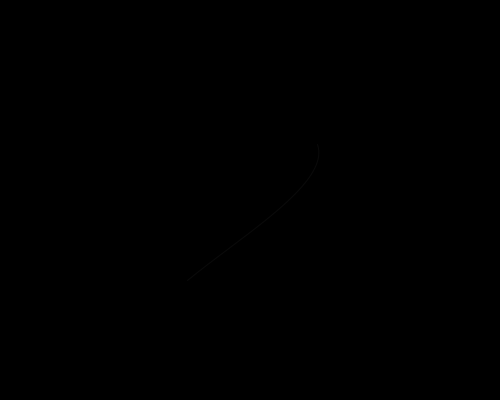
Frame 1 (no input)
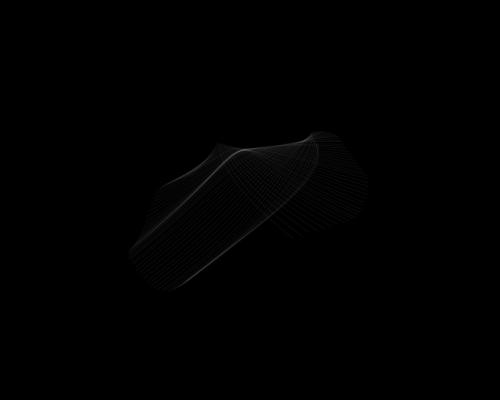
Frame 60 (the mouse pressed at the canvas centre just before this capture)
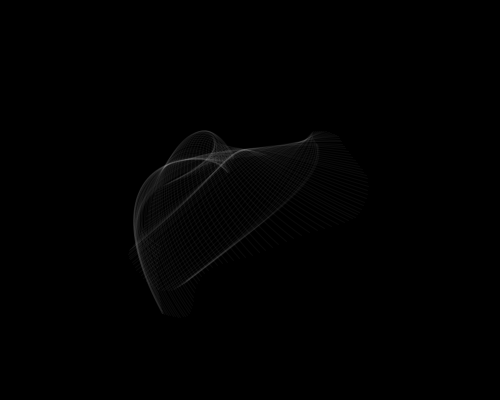
Frame 120 (the mouse held since frame 60 and released just before this capture)

The Processing sketch that drew these frames (run headless with seeded random() and noise(); from frame 60 on, the mouse is pressed at the canvas centre):

// Processing sketch: bezier_cloud
// ── bezier_cloud.pde
void setup() {
  size(500, 400);
  noFill();
  background(0);
  stroke(255, 10);
  smooth();
}
void draw() {
  float t = frameCount / 100.0;
  
  float x0 = width * noise(t,1);
  float y0 = height * noise(t,2);
  float x1 = width * noise(t,3);
  float y1 = height * noise(t,4);
  float x2 = width * noise(t,5);
  float y2 = height * noise(t,6);
  float x3 = width * noise(t,7);
  float y3 = height * noise(t,8);

  bezier(x0, y0, x1, y1, x2, y2, x3, y3);
}
